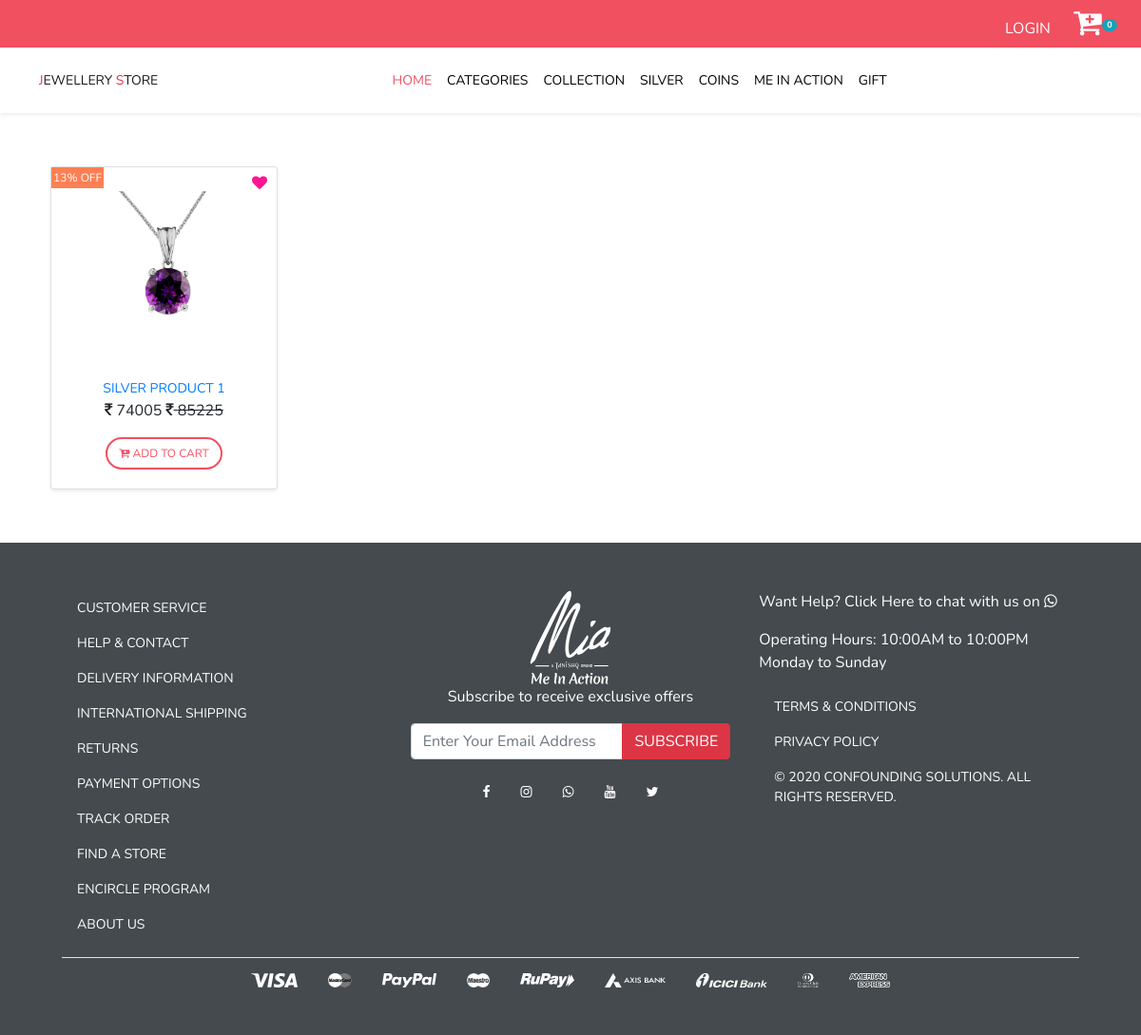
The page /user/silver/3 on the database its author committed.
### tables this page shows
CREATE TABLE `silvers` (
  `p_id` int(11) NOT NULL,
  `cat_id` varchar(55) NOT NULL,
  `p_name` varchar(255) NOT NULL,
  `p_qty` varchar(11) NOT NULL,
  `p_unit` varchar(55) NOT NULL,
  `p_img1` varchar(255) NOT NULL,
  `p_img2` varchar(255) NOT NULL,
  `p_img3` varchar(255) NOT NULL,
  `p_img4` varchar(255) NOT NULL,
  `p_description` text NOT NULL,
  `m_price` varchar(55) NOT NULL,
  `d_price` varchar(55) NOT NULL,
  `offer` varchar(55) NOT NULL,
  `availability` varchar(11) NOT NULL,
  `status` varchar(55) NOT NULL,
  `date` datetime NOT NULL DEFAULT CURRENT_TIMESTAMP
);

### application/controllers/User.php (called while the page is built, shortened)
<?php
class User extends CI_Controller {
	public function __construct()
	{
		$this->load->model('User_model','model');
		$this->load->library('cart');
	}
	public function silver()
	{
		$data['category']=$this->model->category();
		$data['collection']=$this->model->collection();
		$data['gift']=$this->model->gift();
		$data['coins']=$this->model->getCoin();
		$data['silver']=$this->model->silver();
		$this->load->view('user/header',$data);
		$cat_id=$this->uri->segment(3);
		if(!empty($cat_id))
		{
		$data['product_info']=$this->model->get_productBySilver($cat_id);
		$this->load->view('user/silver',$data);
		}
		$this->load->view('user/footer');
	}
}

### index.php (called while the page is built, shortened)
<?php
require_once BASEPATH.'core/CodeIgniter.php';

### application/models/User_model.php (called while the page is built, shortened)
<?php
class User_model extends CI_model
{
	public function get_productBySilver($cat_id)
	{
		return $this->db->get_where('silvers',array('cat_id'=>$cat_id))->result();
	}
}
?>

### application/views/user/silver.php (the view, shortened to what this page needs)
<div class="container">
	<div class="row py-5">
		<?php if(count($product_info) >0){ ?>
			<?php foreach ($product_info as $key): ?>
		<div class="col-md-3 col-sm-6 col-6">
			<div class="card shadow-sm m-2" style="min-height: 300px;">
				<div class="card-body text-center">
					<img src="<?php echo base_url().$key->p_img1;?>" alt="" class="img-fluid" style="height:200px;padding: 5px;">
					<a href="<?php echo base_url('user/single_silver/'.$key->p_id);?>" style="font-size:14px;"><?php echo $key->p_name; ?></a>
					<p><i class="fa fa-inr"></i> <?php echo $key->d_price; ?> <del><i class="fa fa-inr"></i> <?php echo $key->m_price; ?></del>	</p>
					<form action=""  class="form-submit" method="post">
                     <button  class="addToCartSilver btn btn-cart text-uppercase" <?php if($key->status==0){echo 'disabled';} ?>><i class="fa fa-cart-plus" aria-hidden="true"></i> Add to Cart</button>
                     </form>
				<div class="discount"><?php echo $key->offer; ?>% OFF</div>
				<div class="heart"><i class="fa fa-heart"></i></div>
				</div>
			</div>
		</div>
		<?php endforeach ?>
	<?php } else {?>
			<div class="col-md-12 p-5 text-center"><h3>Product not found.</h3></div>
	<?php } ?>
	</div>
</div>

### application/views/user/header.php (style rules this page uses)
* { font-family: 'Nunito', sans-serif; }
a { text-decoration: none!important;padding: 10px;text-transform: uppercase; }
.discount { position: absolute; top:0; left: 0; background: #fd7f53; padding: 2px; color:white; font-size: 12px; }
.heart { position: absolute; top:0; right: 5px; padding: 5px; color:deeppink; }
.btn-cart { font-size: 12px; border-radius: 50px; border:2px solid #f15060; color: #f15060; }

### rows shown on the page
silvers: p_img1 (picture), p_name "SILVER PRODUCT 1", d_price "74005", m_price "85225", offer "13"

### other values the page prints
$this->cart->total_items() "0"
